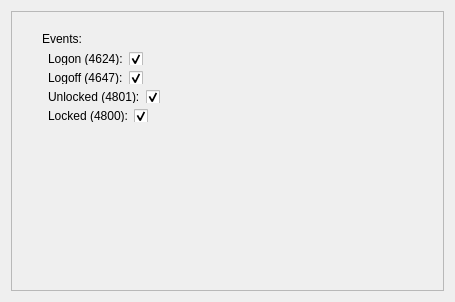
<?xml version="1.0" encoding="UTF-8"?>
<ui version="4.0">
 <class>SettingsDialog</class>
 <widget class="QWidget" name="SettingsDialog">
  <property name="geometry">
   <rect>
    <x>0</x>
    <y>0</y>
    <width>455</width>
    <height>302</height>
   </rect>
  </property>
  <property name="windowTitle">
   <string>Settings</string>
  </property>
  <layout class="QGridLayout" name="gridLayout">
   <item row="0" column="0">
    <widget class="QFrame" name="frame">
     <property name="autoFillBackground">
      <bool>false</bool>
     </property>
     <property name="frameShape">
      <enum>QFrame::StyledPanel</enum>
     </property>
     <property name="frameShadow">
      <enum>QFrame::Raised</enum>
     </property>
     <widget class="QWidget" name="layoutWidget">
      <property name="geometry">
       <rect>
        <x>20</x>
        <y>10</y>
        <width>181</width>
        <height>112</height>
       </rect>
      </property>
      <layout class="QVBoxLayout" name="verticalLayout_2">
       <property name="spacing">
        <number>6</number>
       </property>
       <item>
        <widget class="QLabel" name="label_2">
         <property name="sizePolicy">
          <sizepolicy hsizetype="Preferred" vsizetype="Fixed">
           <horstretch>0</horstretch>
           <verstretch>0</verstretch>
          </sizepolicy>
         </property>
         <property name="minimumSize">
          <size>
           <width>2</width>
           <height>0</height>
          </size>
         </property>
         <property name="text">
          <string>Events:</string>
         </property>
        </widget>
       </item>
       <item>
        <layout class="QVBoxLayout" name="verticalLayout">
         <property name="leftMargin">
          <number>6</number>
         </property>
         <property name="rightMargin">
          <number>0</number>
         </property>
         <item>
          <layout class="QHBoxLayout" name="horizontalLayout">
           <item>
            <widget class="QLabel" name="label">
             <property name="text">
              <string>Logon (4624):</string>
             </property>
            </widget>
           </item>
           <item>
            <widget class="QCheckBox" name="logonCheckBox">
             <property name="sizePolicy">
              <sizepolicy hsizetype="Ignored" vsizetype="Fixed">
               <horstretch>0</horstretch>
               <verstretch>0</verstretch>
              </sizepolicy>
             </property>
             <property name="text">
              <string/>
             </property>
             <property name="checked">
              <bool>true</bool>
             </property>
            </widget>
           </item>
          </layout>
         </item>
         <item>
          <layout class="QHBoxLayout" name="horizontalLayout_4">
           <item>
            <widget class="QLabel" name="label_7">
             <property name="text">
              <string>Logoff (4647):</string>
             </property>
            </widget>
           </item>
           <item>
            <widget class="QCheckBox" name="logoffCheckBox">
             <property name="sizePolicy">
              <sizepolicy hsizetype="Ignored" vsizetype="Fixed">
               <horstretch>0</horstretch>
               <verstretch>0</verstretch>
              </sizepolicy>
             </property>
             <property name="text">
              <string/>
             </property>
             <property name="checked">
              <bool>true</bool>
             </property>
            </widget>
           </item>
          </layout>
         </item>
         <item>
          <layout class="QHBoxLayout" name="horizontalLayout_3">
           <item>
            <widget class="QLabel" name="label_6">
             <property name="text">
              <string>Unlocked (4801):</string>
             </property>
            </widget>
           </item>
           <item>
            <widget class="QCheckBox" name="unlockedCheckBox">
             <property name="sizePolicy">
              <sizepolicy hsizetype="Ignored" vsizetype="Fixed">
               <horstretch>0</horstretch>
               <verstretch>0</verstretch>
              </sizepolicy>
             </property>
             <property name="text">
              <string/>
             </property>
             <property name="checked">
              <bool>true</bool>
             </property>
            </widget>
           </item>
          </layout>
         </item>
         <item>
          <layout class="QHBoxLayout" name="horizontalLayout_2">
           <item>
            <widget class="QLabel" name="label_5">
             <property name="text">
              <string>Locked (4800):</string>
             </property>
            </widget>
           </item>
           <item>
            <widget class="QCheckBox" name="lockedCheckBox">
             <property name="sizePolicy">
              <sizepolicy hsizetype="Ignored" vsizetype="Fixed">
               <horstretch>0</horstretch>
               <verstretch>0</verstretch>
              </sizepolicy>
             </property>
             <property name="text">
              <string/>
             </property>
             <property name="checked">
              <bool>true</bool>
             </property>
            </widget>
           </item>
          </layout>
         </item>
        </layout>
       </item>
      </layout>
     </widget>
    </widget>
   </item>
  </layout>
 </widget>
 <layoutdefault spacing="6" margin="11"/>
 <resources/>
 <connections/>
</ui>
